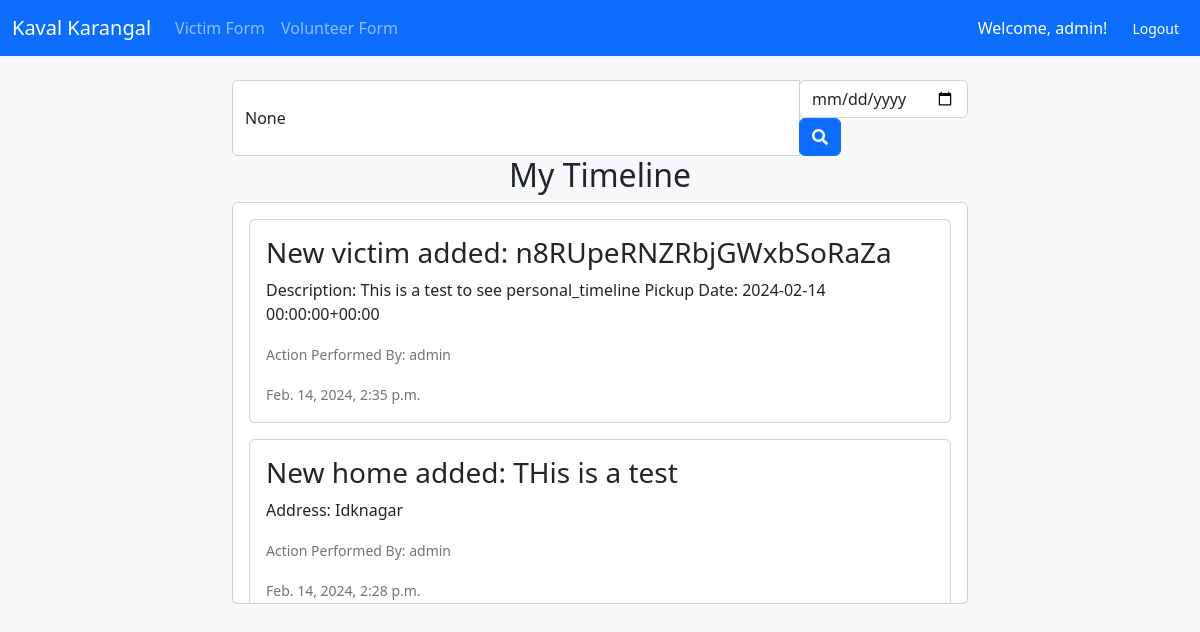
The page /timeline/personal/ (signed in) on the database its author committed.
### timeline/models.py (models this page shows, shortened)
class TimelineEvent(models.Model):
    title = models.CharField(max_length=100)
    description = models.TextField()
    date = models.DateTimeField(auto_now_add=True)
    user = models.ForeignKey(User, on_delete=models.CASCADE, default=1)

### timeline/views.py (the view)
# urls.py: path('personal/', views.personal_timeline, name='personal_timeline'),
@login_required
def personal_timeline(request):
    query = request.GET.get('q')
    date = request.GET.get('date')
    user = request.user
    events = TimelineEvent.objects.filter(user=request.user)
    if query:
        events = events.filter(Q(title__icontains=query))
    if date:
        events = events.filter(date__date=date)
    events = events.order_by('-date')
    return render(request, 'timeline/personal_timeline.html', {'events': events, 'query': query, 'date': date, 'user': user})

### timeline/templates/timeline/personal_timeline.html
{% extends "layout/base.html" %}
{% load django_bootstrap5 %}
{% block content %}
<br>
<div class="container">
    <div class="row justify-content-center">
        <div class="col-md-8">
            <form method="GET" action="{% url 'timeline:personal_timeline' %}">
                <div class="input-group">
                    <input type="text" name="q" placeholder="Search..." value="{{ query }}" class="form-control">
                    <div class="input-group-append">
                        <input type="date" name="date" class="form-control">
                        <button type="submit" class="btn btn-primary">
                            <i class="fas fa-search"></i>
                        </button>
                    </div>
                </div>
            </form>
        </div>
    </div>
</div>
<div class="container">
    <div class="row justify-content-center">
        <div class="col-md-8">
            <h2 class="text-center">My Timeline</h2>
            <div class="card">
                <div class="card-body" style="overflow-y: scroll; max-height: 400px;">
                    {% if events %}
                        {% for event in events %}
                            <div class="card mb-3">
                                <div class="card-body">
                                    <h3 class="card-title">{{ event.title }}</h3>
                                    <p class="card-text">{{ event.description }}</p>
                                    <p class="card-text"><small class="text-muted">Action Performed By: {{ event.user.username }}</small></p>
                                    <p class="card-text"><small class="text-muted">{{ event.date }}</small></p>
                                </div>
                            </div>
                        {% endfor %}
                    {% else %}
                        <p>No events found.</p>
                    {% endif %}
                </div>
            </div>
        </div>
    </div>
</div>
{% endblock %}

### templates/layout/navbar.html (shortened to what this page needs)
<nav class="navbar navbar-expand-md bg-primary navbar-dark">
  <div class="container-fluid">
    <a class="navbar-brand" href="homepage">Kaval Karangal</a>
    <div class="collapse navbar-collapse" id="navbarSupportedContent">
      <ul class="navbar-nav me-auto mb-2 mb-lg-0">
        <li class="nav-item">
          <a class="nav-link" href="victims/index">Victim Form</a>
        </li>
        <li class="nav-item">
          <a class="nav-link" href="volunteers/index">Volunteer Form</a>
        </li>
      </ul>
      {% if user.is_authenticated %}
        <span class="me-3 text-white">Welcome, {{ user.username }}!</span>
          <a class="nav-link" href="{% url 'logout' %}">
            <button class="btn btn-primary btn-sm" type="submit">Logout</button>
          </a>
      {% endif %}
      </div>
  </div>
</nav>

### rows shown on the page
TimelineEvent: title "New victim added: n8RUpeRNZRbjGWxbSoRaZa", description "Description: This is a test to see personal_timeline Pickup Date: 2024-02-14 00:00:00+00:00", user.username "admin", date "Feb. 14, 2024, 2:35 p.m."
TimelineEvent: title "New home added: THis is a test", description "Address: Idknagar", user.username "admin", date "Feb. 14, 2024, 2:28 p.m."

### other values the page prints
{{ user.username }} "admin"
